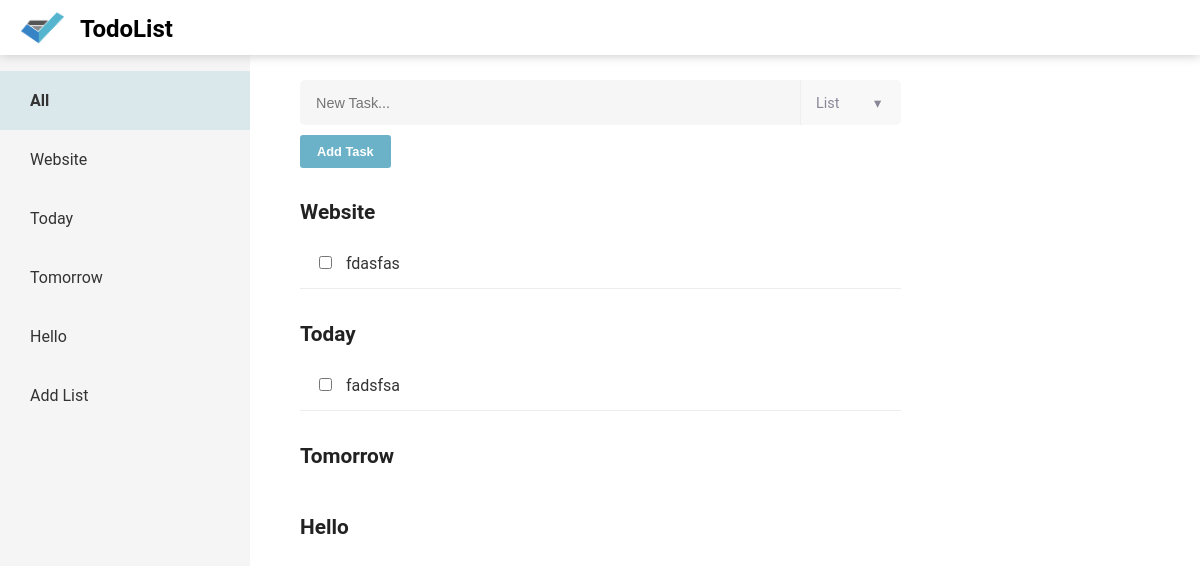
The app's page /, older data.
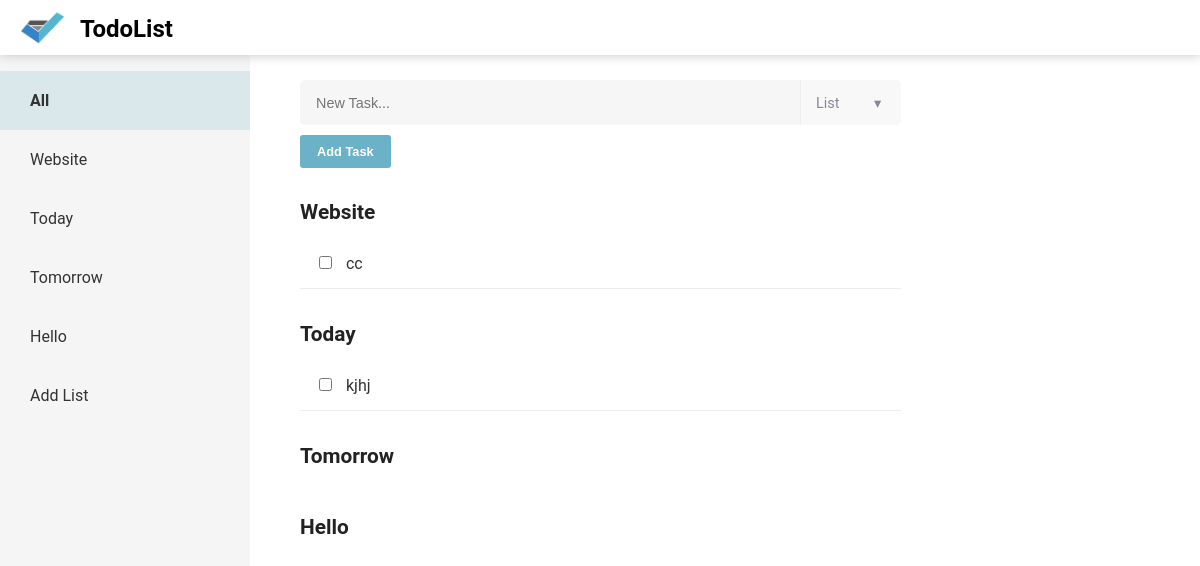
The same page, newer data.
### list/models.py (models this page shows, shortened)
class Category(models.Model):
	name = models.CharField(max_length=50, unique=True, blank=False)

class Task(models.Model):
	PRIORITY_CHOICES = [('C', 'Critical'),('H','High'), ('M', 'Medium'), ('L', 'Low')]
	title = models.CharField(max_length=100)
	due_date = models.DateTimeField(blank=True, default=datetime.now)
	done = models.BooleanField(default=False)
	priority = models.CharField(choices=PRIORITY_CHOICES, max_length=10)
	category = models.ForeignKey('Category')

### list/views.py (the view)
# urls.py: 2. Add a URL to urlpatterns:  url(r'^$', views.home, name='home')
def home(request):
	categories = Category.objects.all()
	return render(request, "home.html", {"categories":categories})

### list/templates/home.html (shortened to what this page needs)
{% extends 'base.html' %}
{% load static %}
{% block content %}
<div class="sidebar" id="sidebar">
	<ul id="listTabs">
		<li class="side active" id="tabAll"><a onclick="openCategory('All')"> All </a></li>
		{% for c in categories %}
			{% with c.id|stringformat:"s" as cid %}
			<li class="side" id="{{'tab'|add:cid}}"><a onclick="openCategory('{{cid}}')"> {{ c.name }} </a></li>
			{% endwith %}
		{% endfor %}
		<li class="side" id="tabNewCategory"><a onclick="addCategory()"> Add List </a></li>
	</ul>
</div>
<div class="content">
	<div class="taskForm">
		<form id="newTask">
			<div class="textArea">
				<input type="text" name="newTask" placeholder="New Task..." id="taskTextInput" autocomplete="off">
				<div class="dropDown">
					<a class="categoryDropDown" id="categoryDropDown" onclick="showCategories()">
						<span id="selectedCategory">List&nbsp;&nbsp;</span><span id="downIcon">&#9662;</span>
					</a>
				</div>
			<div class="submitButton">
				<input type="submit" value="Add Task">
			</div>
		</form>
	</div>
	<div class="taskList" id="categoryContent">
		<ul id="listNames">
			{% for c in categories %}
				{% with c.id|stringformat:"s" as cid %}
				<div id="{{'category'|add:cid}}" class="catDetails">
				{% endwith %}
					<h1> {{ c.name }} </h1>
					{% for t in c.task_set.all %}
						{% with t.id|stringformat:"s" as taskid %}
						<li class="task" id="{{'taskDiv'|add:taskid}}">
							<a class="taskLink">
								<input type="checkbox" id="{{'check'|add:taskid}}" name="{{'check'|add:taskid}}">
								<span>{{ t.title }}</span>
							</a>
						</li>
						{% endwith %}
					{% endfor %}
					<br>
				</div>
			{% endfor %}
		</ul>
	</div>
</div>
{% endblock content %}

Row changes from the older to the newer data that the page shows:
removed Task: title "fdasfas", shown under Category "Website"
removed Task: title "fadsfsa", shown under Category "Today"
added Task: title "cc", shown under Category "Website"
added Task: title "kjhj", shown under Category "Today"
